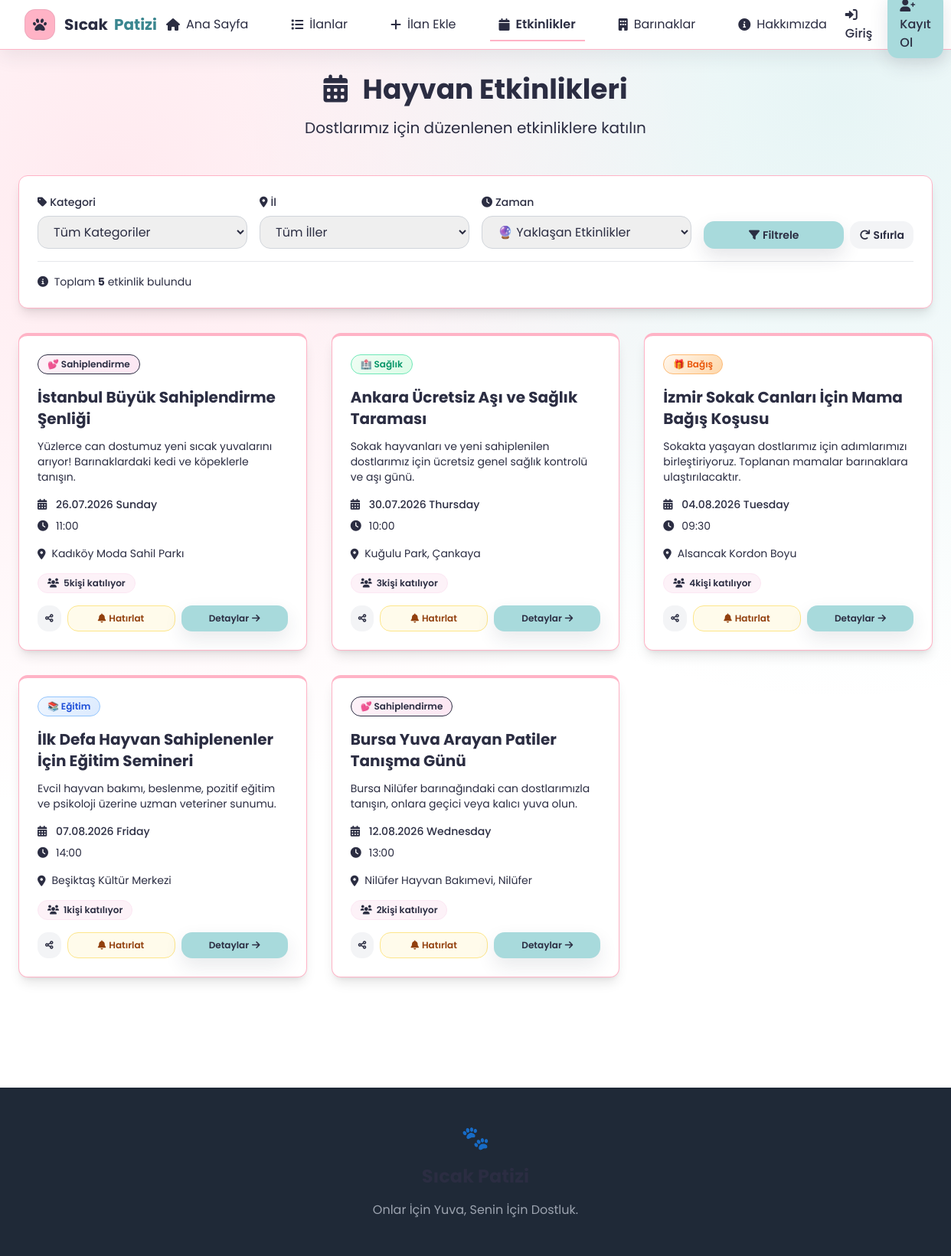
Screenshot of /etkinlikler.php with the database file from the repository.
### tables this page shows
CREATE TABLE IF NOT EXISTS hayvan_etkinlikleri (
    id INT AUTO_INCREMENT PRIMARY KEY,
    baslik VARCHAR(255) NOT NULL,
    aciklama TEXT NOT NULL,
    detay_aciklama LONGTEXT,
    etkinlik_tarihi DATETIME NOT NULL,
    etkinlik_saati TIME,
    bitis_tarihi DATETIME,
    adres TEXT,
    il_id INT DEFAULT 34,
    ilce_id INT DEFAULT 0,
    konum_lat DECIMAL(10,8),
    konum_lng DECIMAL(11,8),
    organizator VARCHAR(255),
    iletisim_telefon VARCHAR(20),
    iletisim_email VARCHAR(100),
    website VARCHAR(255),
    resim VARCHAR(255),
    kategori ENUM('sahiplendirme', 'saglik', 'egitim', 'bagis', 'diger') DEFAULT 'sahiplendirme',
    etkinlik_turu ENUM('sahiplendirme', 'egitim', 'bagis', 'tedavi', 'sosyal', 'yarışma', 'sergi', 'diğer') DEFAULT 'sahiplendirme',
    durum ENUM('yayin', 'taslak', 'iptal') DEFAULT 'yayin',
    aktif TINYINT(1) DEFAULT 1,
    olusturma_tarihi TIMESTAMP DEFAULT CURRENT_TIMESTAMP,
    guncelleme_tarihi TIMESTAMP DEFAULT CURRENT_TIMESTAMP ON UPDATE CURRENT_TIMESTAMP
);

### etkinlikler.php (the view, shortened to what this page needs)
<?php
include 'includes/header.php';
include 'includes/db.php';
$sayfa = isset($_GET['sayfa']) ? (int)$_GET['sayfa'] : 1;
$limit = 9;
$offset = ($sayfa - 1) * $limit;
$zaman_filter = isset($_GET['zaman']) ? trim($_GET['zaman']) : 'gelecek';
$where_conditions = ["(e.aktif = 1 OR e.durum = 'yayin')"];
$params = [];
$types = "";
switch ($zaman_filter) {
    case 'gelecek':
    default:
        $where_conditions[] = "e.etkinlik_tarihi >= CURDATE()";
        break;
}
$where_clause = implode(' AND ', $where_conditions);
$count_sql = "SELECT COUNT(*) as total FROM hayvan_etkinlikleri e WHERE $where_clause";
$count_stmt = $conn->prepare($count_sql);
$count_stmt->execute();
$total_count = $count_stmt->get_result()->fetch_assoc()['total'];
$sql = "SELECT e.*, il.ad as il_ad, ilc.ad as ilce_ad,
        (SELECT COUNT(*) FROM event_subscriptions sub WHERE sub.event_id = e.id AND sub.is_active = 1) AS subscriber_count
        FROM hayvan_etkinlikleri e
        LEFT JOIN il ON e.il_id = il.id
        LEFT JOIN ilce ilc ON e.ilce_id = ilc.id
        WHERE $where_clause
        ORDER BY e.etkinlik_tarihi ASC, e.etkinlik_saati ASC
        LIMIT ? OFFSET ?";
$stmt = $conn->prepare($sql);
$all_params = array_merge($params, [$limit, $offset]);
$all_types = $types . "ii";
if (!empty($all_params)) {
    $stmt->bind_param($all_types, ...$all_params);
}
$stmt->execute();
$result = $stmt->get_result();
?>
<main class="max-w-7xl mx-auto px-6 py-8">
    <div class="text-center mb-12">
        <h1 class="text-4xl font-bold text-gray-800 mb-4">
            <i class="fas fa-calendar-alt mr-3 text-primary"></i>
            Hayvan Etkinlikleri
        </h1>
        <p class="text-xl text-gray-600">Dostlarımız için düzenlenen etkinliklere katılın</p>
    </div>
    <div class="bg-white rounded-xl shadow-lg p-6 mb-8 card-hover">
        <form method="GET" class="grid grid-cols-1 md:grid-cols-4 gap-4">
            <div>
                <label class="block text-sm font-medium text-gray-700 mb-2">
                    <i class="fas fa-tag mr-1 text-primary"></i>Kategori
                </label>
                <select name="kategori" class="w-full px-4 py-2 border border-gray-300 rounded-md focus:ring-2 focus:ring-primary focus:border-primary transition duration-300">
                    <option value="">Tüm Kategoriler</option>
                </select>
            </div>
            <div>
                <label class="block text-sm font-medium text-gray-700 mb-2">
                    <i class="fas fa-map-marker-alt mr-1 text-primary"></i>İl
                </label>
                <select name="il" class="w-full px-4 py-2 border border-gray-300 rounded-md focus:ring-2 focus:ring-primary focus:border-primary transition duration-300">
                    <option value="0">Tüm İller</option>
                </select>
            </div>
            <div>
                <label class="block text-sm font-medium text-gray-700 mb-2">
                    <i class="fas fa-clock mr-1 text-primary"></i>Zaman
                </label>
                <select name="zaman" class="w-full px-4 py-2 border border-gray-300 rounded-md focus:ring-2 focus:ring-primary focus:border-primary transition duration-300">
                    <option value="gelecek" <?= $zaman_filter == 'gelecek' ? 'selected' : '' ?>>🔮 Yaklaşan Etkinlikler</option>
                </select>
            </div>
            <div class="flex items-end gap-2">
                <button type="submit" class="flex-1 btn-gradient text-white px-4 py-2 rounded-md font-semibold text-sm">
                    <i class="fas fa-filter mr-1"></i>Filtrele
                </button>
                <a href="etkinlikler.php" class="bg-gray-100 hover:bg-gray-200 text-gray-700 px-3 py-2 rounded-md font-semibold text-sm transition text-center flex items-center justify-center" title="Filtreleri Sıfırla">
                    <i class="fas fa-redo mr-1"></i>Sıfırla
                </a>
            </div>
        </form>
        <div class="mt-4 pt-4 border-t border-gray-200">
            <div class="flex items-center justify-between text-sm text-gray-600">
                <span>
                    <i class="fas fa-info-circle mr-1 text-primary"></i>
                    Toplam <strong class="text-primary"><?= $total_count ?></strong> etkinlik bulundu
                </span>
            </div>
        </div>
    </div>
    <?php if ($result && $result->num_rows > 0): ?>
        <div class="grid grid-cols-1 md:grid-cols-2 lg:grid-cols-3 gap-8 mb-12">
            <?php while ($etkinlik = $result->fetch_assoc()): ?>
                <?php
                $eventDate = new DateTime($etkinlik['etkinlik_tarihi']);
                $today = new DateTime();
                $isPast = $eventDate < $today;
                $categoryClasses = [
                    'sahiplendirme' => 'cat-sahiplendirme',
                    'saglik' => 'cat-saglik',
                    'egitim' => 'cat-egitim',
                    'bagis' => 'cat-bagis',
                    'diger' => 'cat-diger'
                ];
                $categoryClass = $categoryClasses[$etkinlik['kategori']] ?? $categoryClasses['diger'];
                $categoryNames = [
                    'sahiplendirme' => '💕 Sahiplendirme',
                    'saglik' => '🏥 Sağlık',
                    'egitim' => '📚 Eğitim',
                    'bagis' => '🎁 Bağış',
                    'diger' => '🌟 Diğer'
                ];
                ?>
                <div class="bg-white rounded-xl shadow-lg overflow-hidden card-hover border-t-4 border-primary <?= $isPast ? 'opacity-75' : '' ?>">
                    <div class="p-6">
                        <div class="flex items-center gap-2 mb-4 flex-wrap">
                            <span class="px-3 py-1 rounded-full text-xs font-semibold border <?= $categoryClass ?>">
                                <?= $categoryNames[$etkinlik['kategori']] ?? '🌟 Diğer' ?>
                            </span>
                        </div>
                        <h3 class="text-xl font-bold text-gray-800 mb-3 line-clamp-2">
                            <?= htmlspecialchars($etkinlik['baslik']) ?>
                        </h3>
                        <p class="text-gray-600 text-sm mb-4 line-clamp-3">
                            <?= htmlspecialchars($etkinlik['aciklama']) ?>
                        </p>
                        <div class="space-y-2 mb-4 text-sm text-gray-600">
                            <div class="flex items-center">
                                <i class="fas fa-calendar-alt mr-2 text-primary w-4"></i>
                                <span class="font-medium"><?= $eventDate->format('d.m.Y l') ?></span>
                            </div>
                            <?php if ($etkinlik['etkinlik_saati']): ?>
                                <div class="flex items-center">
                                    <i class="fas fa-clock mr-2 text-primary w-4"></i>
                                    <span><?= substr($etkinlik['etkinlik_saati'], 0, 5) ?></span>
                                </div>
                            <?php endif; ?>
                        </div>
                        <?php if ($etkinlik['adres']): ?>
                            <div class="mb-4">
                                <div class="flex items-start text-sm text-gray-600">
                                    <i class="fas fa-map-marker-alt mt-1 mr-2 text-primary"></i>
                                    <span class="line-clamp-2"><?= htmlspecialchars($etkinlik['adres']) ?></span>
                                </div>
                            </div>
                        <?php endif; ?>
                        <div class="mb-4">
                            <span class="inline-flex items-center text-xs font-semibold bg-pink-50 text-primary px-3 py-1 rounded-full border border-pink-100">
                                <i class="fas fa-users mr-1.5"></i>
                                <span id="sub-count-<?= $etkinlik['id'] ?>"><?= (int)($etkinlik['subscriber_count'] ?? 0) ?></span> kişi katılıyor
                            </span>
                        </div>
                        <div class="flex gap-2">
                            <button onclick="shareEvent('<?= htmlspecialchars(addslashes($etkinlik['baslik'])) ?>', '<?= $etkinlik['etkinlik_tarihi'] ?>', '<?= htmlspecialchars(addslashes($etkinlik['adres'] ?? '')) ?>')"
                                    class="bg-gray-100 hover:bg-gray-200 text-gray-700 text-xs px-2.5 py-2 rounded-md transition duration-300" title="Paylaş">
                                <i class="fas fa-share-alt"></i>
                            </button>
                            <button onclick="openSubscribeModal(<?= $etkinlik['id'] ?>, '<?= htmlspecialchars(addslashes($etkinlik['baslik'])) ?>')"
                                    class="flex-1 bg-amber-50 hover:bg-amber-100 text-amber-800 border border-amber-200 text-xs px-3 py-2 rounded-md font-semibold transition text-center flex items-center justify-center">
                                <i class="fas fa-bell mr-1"></i>Hatırlat
                            </button>
                            <a href="#etkinlik-detay" onclick="Swal.fire({title: '<?= htmlspecialchars(addslashes($etkinlik['baslik'])) ?>', html: '<b>Tarih:</b> <?= date('d.m.Y', strtotime($etkinlik['etkinlik_tarihi'])) ?><br><b>Konum:</b> <?= htmlspecialchars(addslashes($etkinlik['adres'] ?? 'Belirtilmedi')) ?><br><br><p><?= htmlspecialchars(addslashes($etkinlik['aciklama'])) ?></p>', confirmButtonColor: '#3A868F'})"
                               class="flex-1 btn-gradient text-white text-xs px-3 py-2 rounded-md text-center font-semibold flex items-center justify-center">
                                Detaylar <i class="fas fa-arrow-right ml-1"></i>
                            </a>
                        </div>
                    </div>
                </div>
            <?php endwhile; ?>
        </div>
    <?php endif; ?>
</main>
<footer class="bg-gray-800 text-white py-12 mt-16">
    <div class="max-w-7xl mx-auto px-6">
        <div class="text-center">
            <div class="text-3xl mb-4">🐾</div>
            <h3 class="text-2xl font-bold mb-4 text-primary-lighter">Sıcak Patizi</h3>
            <p class="text-gray-400">Onlar İçin Yuva, Senin İçin Dostluk.</p>
        </div>
    </div>
</footer>
</body>
</html>

### rows the page displays
hayvan_etkinlikleri: kategori "💕 Sahiplendirme", baslik "İstanbul Büyük Sahiplendirme Şenliği", aciklama "Yüzlerce can dostumuz yeni sıcak yuvalarını arıyor! Barınaklardaki kedi ve köpeklerle tanışın.", etkinlik_tarihi "26.07.2026 Sunday", etkinlik_saati "11:00", adres "Kadıköy Moda Sahil Parkı", subscriber_count "5"
hayvan_etkinlikleri: kategori "🏥 Sağlık", baslik "Ankara Ücretsiz Aşı ve Sağlık Taraması", aciklama "Sokak hayvanları ve yeni sahiplenilen dostlarımız için ücretsiz genel sağlık kontrolü ve aşı günü.", etkinlik_tarihi "30.07.2026 Thursday", etkinlik_saati "10:00", adres "Kuğulu Park, Çankaya", subscriber_count "3"
hayvan_etkinlikleri: kategori "🎁 Bağış", baslik "İzmir Sokak Canları İçin Mama Bağış Koşusu", aciklama "Sokakta yaşayan dostlarımız için adımlarımızı birleştiriyoruz. Toplanan mamalar barınaklara ulaştırılacaktır.", etkinlik_tarihi "04.08.2026 Tuesday", etkinlik_saati "09:30", adres "Alsancak Kordon Boyu", subscriber_count "4"
hayvan_etkinlikleri: kategori "📚 Eğitim", baslik "İlk Defa Hayvan Sahiplenenler İçin Eğitim Semineri", aciklama "Evcil hayvan bakımı, beslenme, pozitif eğitim ve psikoloji üzerine uzman veteriner sunumu.", etkinlik_tarihi "07.08.2026 Friday", etkinlik_saati "14:00", adres "Beşiktaş Kültür Merkezi", subscriber_count "1"
hayvan_etkinlikleri: kategori "💕 Sahiplendirme", baslik "Bursa Yuva Arayan Patiler Tanışma Günü", aciklama "Bursa Nilüfer barınağındaki can dostlarımızla tanışın, onlara geçici veya kalıcı yuva olun.", etkinlik_tarihi "12.08.2026 Wednesday", etkinlik_saati "13:00", adres "Nilüfer Hayvan Bakımevi, Nilüfer", subscriber_count "2"

### other values shown
$total_count "5"
